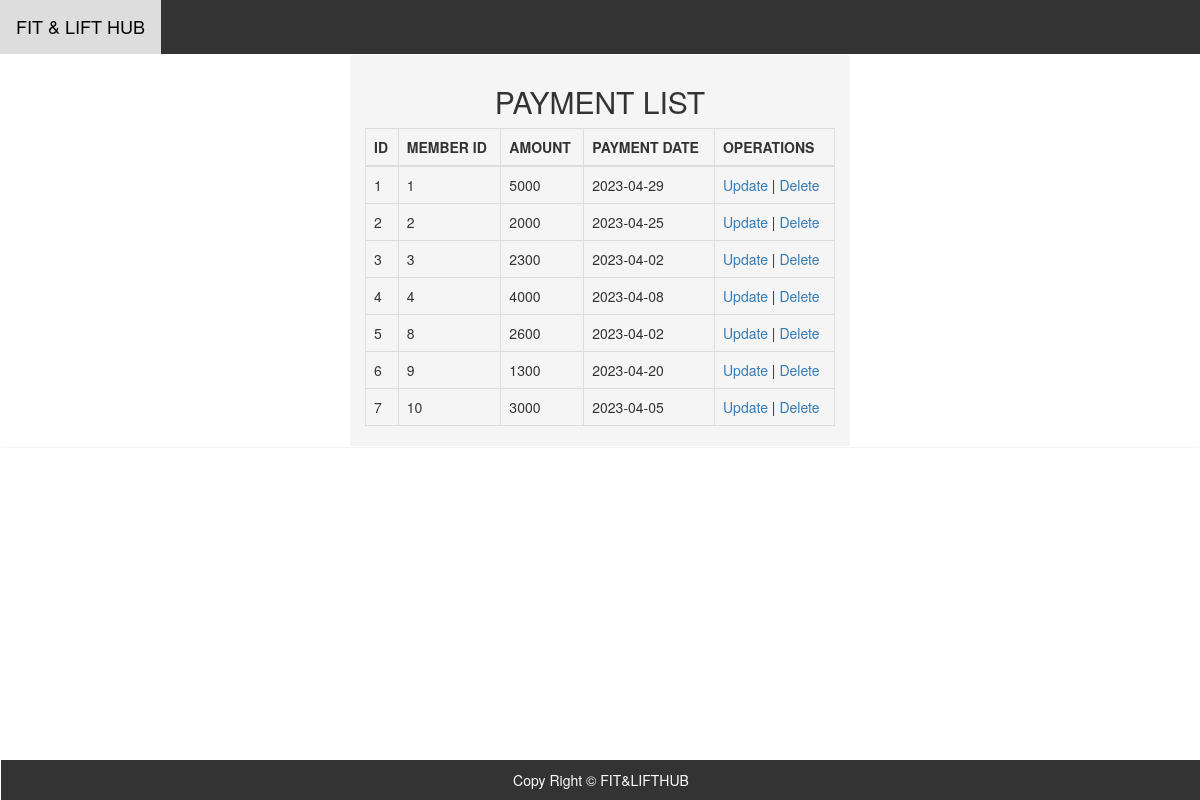
/display_payment.php, run on the app's committed database.
### tables this page shows
CREATE TABLE `payment` (
  `PID` int(150) NOT NULL,
  `MID` int(150) NOT NULL,
  `MNAME` varchar(150) NOT NULL,
  `AMOUNT` varchar(150) NOT NULL,
  `PAYMENT_DATE` date NOT NULL
);

### display_payment.php (the view, shortened to what this page needs)
<?php
include "database.php";
$sql = "SELECT * FROM payment";
$result = $db->query($sql);
?>
<!DOCTYPE html>
<html lang="en">
<head>
  <link rel="stylesheet" href="https://maxcdn.bootstrapcdn.com/bootstrap/3.4.1/css/bootstrap.min.css">
</head>
<body>
<nav>
        <a class="title" href="">FIT & LIFT HUB</a>
    </nav>
  <div class="panel">
<div class="container">
  <h2>PAYMENT LIST</h2>
  <table class="table table-bordered">
    <thead>
      <tr>
        <th>ID</th>
        <th>MEMBER ID</th>
        <th>AMOUNT</th>
        <th>PAYMENT DATE</th>
        <th>OPERATIONS</th>
      </tr>
    </thead>
    <tbody>
      <?php
      if ($result->num_rows > 0) {
        while($row = $result->fetch_assoc()) {
          echo "<tr>";
          echo "<td>" . $row["PID"] . "</td>";
          echo "<td>" . $row["MID"] . "</td>";
          echo "<td>" . $row["AMOUNT"] . "</td>";
          echo "<td>" . $row["PAYMENT_DATE"] . "</td>";
          echo "<td>";
          echo "<a href='add_payment.php?updateid=" . $row["PID"] . "'>Update</a> | ";
          echo "<a href='display_payment.php?deleteid=" . $row["PID"] . "' onclick='return confirm(\"Are you sure you want to delete this item?\");'>Delete</a>";
          echo "</td>";
          echo "</tr>";
        }
      } else {
        echo "0 results";
      }
      ?>
    </tbody>
  </table>
</div>
<div class="footer">
    <footer><p>Copy Right &copy; FIT&LIFTHUB </p></footer>
  </div>
</body>
</html>

### display_payment.php (style rules this page uses)
.container { background-color: whitesmoke; max-width: 500px; margin: 0 auto; }
h2 { text-align: center; margin-top: 30px; }
.footer { position: fixed; bottom: 0; width: 100%; text-align: center; background-color: #333; color: #fff; padding: 10px 0; }
.footer p { margin: 0; }
nav { background-color: #333; overflow: hidden; }
nav a.title { float: left; color: white; text-align: center; padding: 14px 16px; text-decoration: none; font-size: 18px; }

### data on the page
payment: PID "1", MID "1", AMOUNT "5000", PAYMENT_DATE "2023-04-29"
payment: PID "2", MID "2", AMOUNT "2000", PAYMENT_DATE "2023-04-25"
payment: PID "3", MID "3", AMOUNT "2300", PAYMENT_DATE "2023-04-02"
payment: PID "4", MID "4", AMOUNT "4000", PAYMENT_DATE "2023-04-08"
payment: PID "5", MID "8", AMOUNT "2600", PAYMENT_DATE "2023-04-02"
payment: PID "6", MID "9", AMOUNT "1300", PAYMENT_DATE "2023-04-20"
payment: PID "7", MID "10", AMOUNT "3000", PAYMENT_DATE "2023-04-05"
